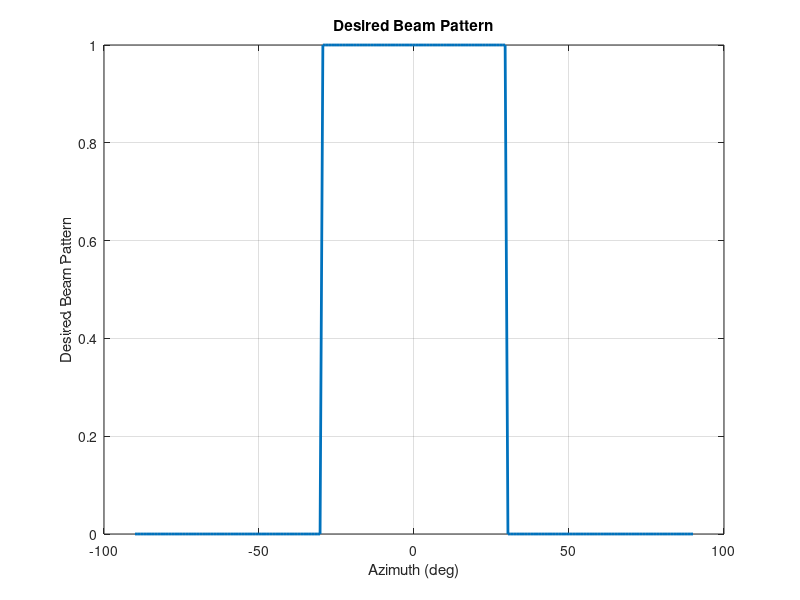

Reproduce this figure in MATLAB. (Note: this script raises an error after producing the figure.)
clc;
clear all;
close all;
addpath('./functions');

rng('default');

N = 10;
d = 0.5;
lambda = 2 * d;
Pt = 10;

% ULA 一维阵元位置，单位为 wavelength
pos = ((0:N-1) - (N-1) / 2) * d;
% pos = (0:N-1) * d;
normalizedPos = pos / lambda;

% Targets of interest
theta_est = 0;

theta_grid = linspace(-90, 90, 200);
beamwidth = 60;

% Desired beam pattern
P_des = zeros(size(theta_grid));
idx = false(size(theta_grid));
for i = 1:numel(theta_est)
    idx = idx | theta_grid >= theta_est(i) - beamwidth / 2 & theta_grid <= theta_est(i) + beamwidth / 2;
end
P_des(idx) = 1;

figure(1);
plot(theta_grid, P_des, 'LineWidth', 2);
xlabel('Azimuth (deg)');
ylabel('Desired Beam Pattern');
title('Desired Beam Pattern');
grid on;

A = steeringMatrixULA1D(normalizedPos, theta_grid);
%% A. Squared Error Optimization
Rmmse = helperMMSECovariance(normalizedPos, P_des, theta_grid);
Rmmse = Rmmse * (Pt/N);
P_mmse = abs(diag(A'*Rmmse*A))/(4*pi);

fprintf('trace(Rmmse) = %.6f\n',  trace(Rmmse));

%% A. Squared Error Optimization, 不用 cos(theta) 权重，不做积分归一化，不用 barrier/Newton，直接 CVX 最小化二范数。
[Rmmse1, b] = helperMMSECovariance_direct(normalizedPos, P_des, theta_grid, Pt);
P_mmse1 = abs(diag(A'*Rmmse1*A))/(4*pi);
fprintf('trace(Rmmse1) = %.6f\n',  trace(Rmmse1));

%% B. Maximum Error Optimization
Rminmax = helperMinMaxCovariance(normalizedPos, P_des, theta_grid);
Rminmax = Rminmax * (Pt/N);
P_minmax = abs(diag(A'*Rminmax*A))/(4*pi);

fprintf('trace(Rminmax) = %.6f\n',  trace(Rminmax));

%===========================================
width = 8;%设置图宽，这个不用改
height = 6;%设置图高，这个不用改
fontsize = 18;%设置图中字体大小
linewidth = 2;%设置线宽，一般大小为2，好看些。1是默认大小
markersize = 10;%标记的大小，按照个人喜好设置。

set(groot, 'defaultAxesFontName', 'Times New Roman');
set(groot, 'defaultTextFontName', 'Times New Roman');
set(groot, 'defaultLegendFontName', 'Times New Roman');
%%========================================================================================
%    开始画图
%%========================================================================================

figure(2);
% fig(h, 'units','inches','width',width, 'height', height, 'font','Times New Roman','fontsize',fontsize);%这是用于裁剪figure的。需要把fig.m文件放在一个文件夹中

%颜色集合，这是默认的八种颜色，颜色的数量可以更改0.101785714285714 0.1699604743083 0.380357142857143 0.798418972332016
ColorSet = [
0       0       0   % 黑色
1       0       0      % 红色
0       0       1      % 蓝色
0       0.5     0   % 深绿色
1       0.75    0.8 % 粉色
0.5     0       0.5  % 紫色
0.5     0.5     0   % 橄榄绿
0       0       0.5 % 深蓝色
0       1       0      % 绿色
1       0       1      % 洋红色
0       1       1      % 青色
1       0.5     0      % 橙色
0.6     0.3     0   % 棕色
0       0       0
0.5     0       0   % 深红色
0.5     0.5     0.5 % 灰色
];
%设置循环使用的颜色集合
set(gcf, 'DefaultAxesColorOrder', ColorSet);
% gca表示对axes的设置；  gcf表示对figure的设置
set(gcf, 'Units', 'inches');
% set(gcf, 'Position', [0, 0, width, height]);
set(gcf, 'Color', 'white'); % 设置背景是白色的 原先是灰色的 论文里面不好看
set(gcf, 'Renderer', 'painters');
set(gcf, 'PaperUnits', 'inches');
set(gcf, 'PaperPosition', [0, 0, width, height]);
set(gcf, 'PaperSize', [width, height]);
set(gcf, 'PaperPositionMode', 'manual');

P_des_plot = Pt * P_des / (2 * pi * trapz(deg2rad(theta_grid), P_des .* cosd(theta_grid)));
p1 = plot(theta_grid, 10 * log10(P_des_plot + eps), 'LineStyle', '--', 'LineWidth', 2, 'Color', '#635e5e'); hold on;

p2 = plot(theta_grid, 10 * log10(P_mmse + eps), 'LineStyle', '--', 'LineWidth', 2, 'Color', '#F65314'); hold on;

p3 = plot(theta_grid, 10 * log10(P_mmse1 + eps), 'LineStyle', '-', 'LineWidth', 2, 'Color', '#8A2BE2'); hold on;

p4 = plot(theta_grid, 10 * log10(P_minmax + eps), 'LineStyle', '-', 'LineWidth', 2, 'Color', '#00A1F1');

%-------------------------------------------------------------------

% 设置坐标轴的数字大小，包括xlabel/ylabel文字(坐标轴标注)大小.同时影响图例、标题等,除非它们被单独设置。
% 所以一开始就使用这行先设置刻度字体字号，然后在后面在单独设置坐标轴标注、图例、标题等的 字体字号。
set(gca, 'FontSize',16,'FontName','Times New Roman');

h_legend = legend('Desired', 'SquaredErrOptim', 'AlterSquaredErrOptim', 'MaximumErrOptim', 'Interpreter','latex');  %图例，与上面的曲线先后对应
h_legend.Color = 'none';
legendsize = 12;
set(h_legend,'FontName','Times New Roman','FontSize',legendsize,'FontWeight','normal','LineWidth',1,'Location','NorthEast');
set(h_legend,'Interpreter','latex') %  'box','off');
% h_legend.Interpreter = 'latex';
labelsize = 18;
xlabel('$\theta^{\circ}$','FontName','Times New Roman','FontSize',labelsize,'FontWeight','normal','Color','k','Interpreter','latex');%横坐标标号,坐标轴label字体、字体大小
ylabel('Beampattern (dB)','FontName','Times New Roman','FontSize',labelsize,'FontWeight','normal','Color','k','Interpreter','latex');%纵坐标标号，坐标轴label字体、字体大小

axis([-90 90 -40 10]);         % 横纵坐标范围
xticks(-90:20:90); 
%----- Grid 设置----------------
grid on;
set(gca,'GridLineStyle', '--', 'Gridalpha',0.2, 'LineWidth', 1, 'GridLineWidth', 0.5, 'Layer','bottom');

%--------- savefig-------------
set(gca, 'Units', 'normalized');
set(gca, 'Position', [0.11, 0.12, 0.87, 0.86]);

print(gcf, 'Fig_3_1.pdf', '-dpdf', '-vector');
